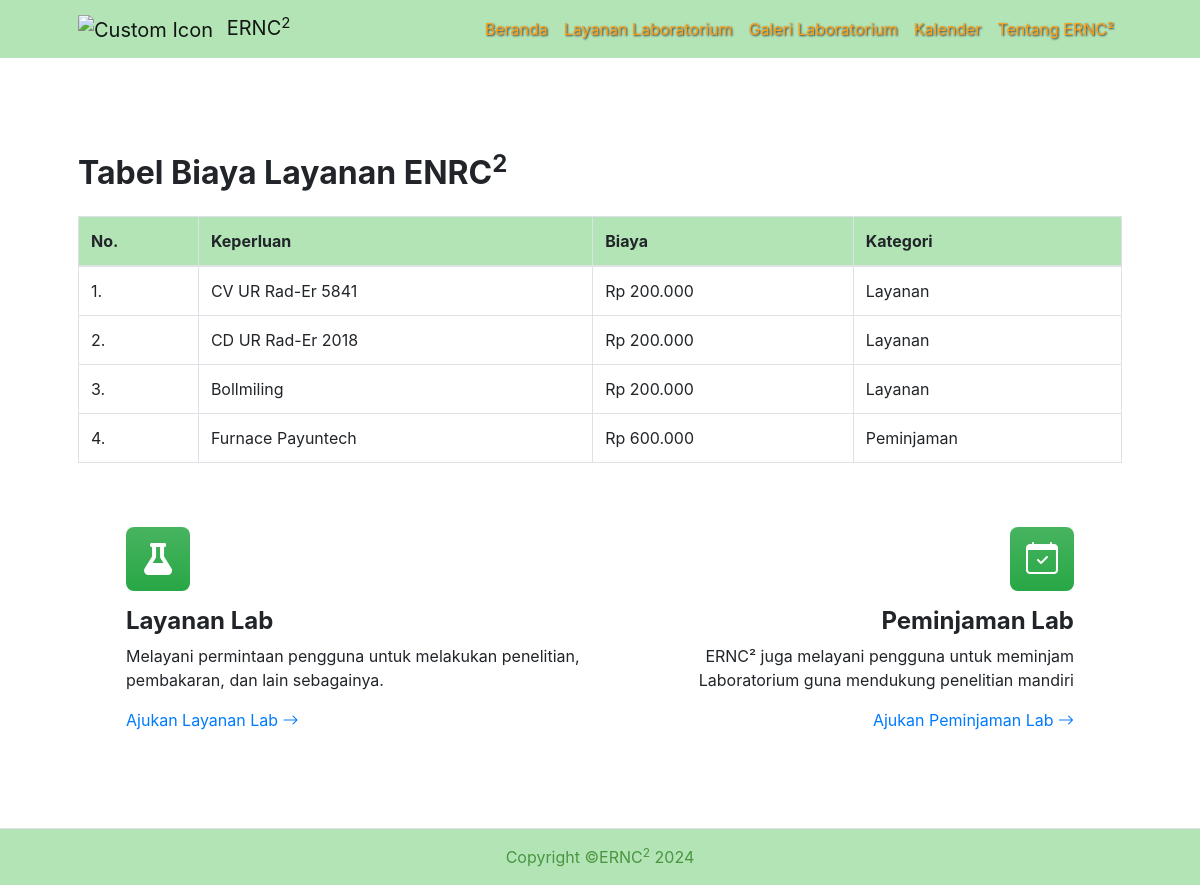
Page /index.php/home/layananlaboratorium on the committed database.
### tables this page shows
CREATE TABLE `biaya_layanan` (
  `id` int(11) NOT NULL,
  `keperluan` varchar(50) NOT NULL,
  `biaya` decimal(10,0) NOT NULL,
  `kategori` varchar(50) NOT NULL
);

### application/controllers/Home.php (called while the page is built, shortened)
<?php
class Home extends CI_Controller {
    public function __construct()
    {
        $this->load->model('Kalender_model');
        $this->load->model('Layanan_model');
        $this->load->model('Peminjaman_model');
        $this->load->model('Galeri_model');
    }
  public function layananlaboratorium() {
    $data['biaya_layanan'] = $this->Peminjaman_model->get_all_biaya_layanan();
    $this->load->view("frontend/header");
    $this->load->view("frontend/layananlaboratorium", $data);
    $this->load->view("frontend/footer");
  }
}

### index.php (called while the page is built, shortened)
<?php
require_once BASEPATH.'core/CodeIgniter.php';

### application/models/Peminjaman_model.php (called while the page is built, shortened)
<?php
class Peminjaman_model extends CI_Model
{
     public function get_all_biaya_layanan()
    {
        $this->db->select('*');
        $this->db->from('biaya_layanan');
        $query = $this->db->get();
        return $query->result_array();
    }
}
?>

### application/views/frontend/layananlaboratorium.php (the view)
<section class="py-5 border-bottom" id="features">
    <div class="container px-5 my-5">
        <h2 class="fw-bolder mb-4">Tabel Biaya Layanan ENRC<sup>2</sup></h2>
        <div class="table-responsive">
            <table class="table table-bordered">
                <thead style="background-color: #69c96e80;">
                    <tr>
                        <th scope="col">No.</th>
                        <th scope="col">Keperluan</th>
                        <th scope="col">Biaya</th>
                        <th scope="col">Kategori</th>
                    </tr>
                </thead>
                <tbody>
                <?php $i = 1; ?>
                <?php foreach ($biaya_layanan as $bl) : ?>
                    <tr>
                        <td> <?= $i; ?>.</td>
                        <td><?= $bl['keperluan']; ?></td>
                        <td><?= 'Rp ' . number_format($bl['biaya'], 0, ',', '.'); ?></td>
                        <td><?= $bl['kategori']; ?></td>
                    </tr>
                <?php $i++; ?>
                <?php endforeach; ?>
                </tbody>
            </table>
        </div>
        <div class="container px-5 my-5">
        <div class="row gx-5">
            <div class="col-lg-6 mb-5 mb-lg-0 text-left">
                <div class="feature bg-success bg-gradient text-white rounded-3 mb-3"><i class="fas fa-flask"></i></div>
                <h2 class="h4 fw-bolder">Layanan Lab</h2>
                <p>Melayani permintaan pengguna untuk melakukan penelitian, pembakaran, dan lain sebagainya.</p>
                <a href="<?= base_url('Home/layananlab'); ?>" a class="text-decoration-none">Ajukan Layanan Lab
                    <i class="bi bi-arrow-right"></i>
                </a>
            </div>
            <div class="col-lg-6 text-right">
                <div class="feature bg-success bg-gradient text-white rounded-3 mb-3"><i class="bi bi-calendar-check"></i></div>
                <h2 class="h4 fw-bolder">Peminjaman Lab</h2>
                <p>ERNC² juga melayani pengguna untuk meminjam Laboratorium guna mendukung penelitian mandiri</p>
                <a class="text-decoration-none" href="<?= base_url('Home/peminjamanlab') ?>">
                    Ajukan Peminjaman Lab
                    <i class="bi bi-arrow-right"></i>
                </a>
            </div>
        </div>
    </div>
    </div>
</section>

### rows in the picture
biaya_layanan: keperluan "CV UR Rad-Er 5841", biaya "200.000", kategori "Layanan"
biaya_layanan: keperluan "CD UR Rad-Er 2018", biaya "200.000", kategori "Layanan"
biaya_layanan: keperluan "Bollmiling", biaya "200.000", kategori "Layanan"
biaya_layanan: keperluan "Furnace Payuntech", biaya "600.000", kategori "Peminjaman"
